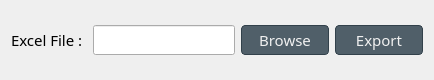
          <widget class="QFrame" name="Excel_Part">
           <property name="sizePolicy">
            <sizepolicy hsizetype="Preferred" vsizetype="Fixed">
             <horstretch>0</horstretch>
             <verstretch>0</verstretch>
            </sizepolicy>
           </property>
           <property name="minimumSize">
            <size>
             <width>0</width>
             <height>80</height>
            </size>
           </property>
           <property name="maximumSize">
            <size>
             <width>16777215</width>
             <height>80</height>
            </size>
           </property>
           <property name="styleSheet">
            <string notr="true">QPushButton {
  background-color: #505F69;
  border: 1px solid #32414B;
  color: #F0F0F0;
  border-radius: 4px;
  padding: 3px;
  outline: none;
  /* Issue #194 - Special case of QPushButton inside dialogs, for better UI */
  min-width: 80px;
}

QPushButton:disabled {
  background-color: #32414B;
  border: 1px solid #32414B;
  color: #787878;
  border-radius: 4px;
  padding: 3px;
}

QPushButton:checked {
  background-color: #32414B;
  border: 1px solid #32414B;
  border-radius: 4px;
  padding: 3px;
  outline: none;
}

QPushButton:checked:disabled {
  background-color: #19232D;
  border: 1px solid #32414B;
  color: #787878;
  border-radius: 4px;
  padding: 3px;
  outline: none;
}

QPushButton:checked:selected {
  background: #1464A0;
  color: #32414B;
}

QPushButton::menu-indicator {
  subcontrol-origin: padding;
  subcontrol-position: bottom right;
  bottom: 4px;
}

QPushButton:pressed {
  background-color: #19232D;
  border: 1px solid #19232D;
}

QPushButton:pressed:hover {
  border: 1px solid #148CD2;
}

QPushButton:hover {
border: 6px solid #ff5959;
  color: #F0F0F0;
}

QPushButton:selected {
  background: #1464A0;
  color: #32414B;
}

QPushButton:hover {
  border: 5px solid #148CD2;
  color: #F0F0F0;
}

QPushButton:focus {
  border: 1px solid #1464A0;
}</string>
           </property>
           <property name="frameShape">
            <enum>QFrame::NoFrame</enum>
           </property>
           <property name="frameShadow">
            <enum>QFrame::Raised</enum>
           </property>
           <layout class="QHBoxLayout" name="horizontalLayout_20">
            <item>
             <widget class="QLabel" name="label_27">
              <property name="sizePolicy">
               <sizepolicy hsizetype="Fixed" vsizetype="Preferred">
                <horstretch>0</horstretch>
                <verstretch>0</verstretch>
               </sizepolicy>
              </property>
              <property name="font">
               <font>
                <family>Oswald</family>
                <pointsize>11</pointsize>
               </font>
              </property>
              <property name="text">
               <string>Excel File : </string>
              </property>
             </widget>
            </item>
            <item>
             <widget class="QLineEdit" name="excel_path">
              <property name="enabled">
               <bool>true</bool>
              </property>
              <property name="sizePolicy">
               <sizepolicy hsizetype="MinimumExpanding" vsizetype="Fixed">
                <horstretch>0</horstretch>
                <verstretch>0</verstretch>
               </sizepolicy>
              </property>
              <property name="font">
               <font>
                <family>Oswald</family>
                <pointsize>11</pointsize>
               </font>
              </property>
             </widget>
            </item>
            <item>
             <widget class="QPushButton" name="browse_button">
              <property name="enabled">
               <bool>true</bool>
              </property>
              <property name="font">
               <font>
                <family>Oswald</family>
                <pointsize>11</pointsize>
               </font>
              </property>
              <property name="text">
               <string>Browse</string>
              </property>
             </widget>
            </item>
            <item>
             <widget class="QPushButton" name="export_butn">
              <property name="font">
               <font>
                <family>Oswald</family>
                <pointsize>11</pointsize>
               </font>
              </property>
              <property name="text">
               <string>Export</string>
              </property>
             </widget>
            </item>
           </layout>
          </widget>
